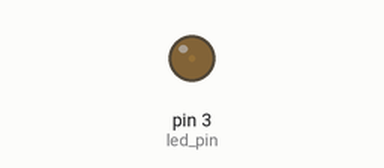
This sketch was run on a simulated Arduino Uno, built with avr-gcc and run on an emulated ATmega328P. Shown: output pins drawn as LEDs (lit = HIGH).

Above: at 0.05 s.
At 1.15 s:
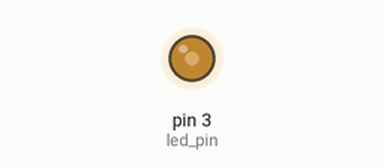
At 2.3 s:
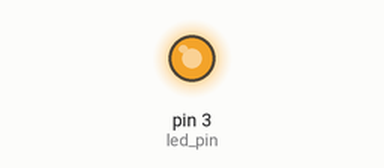
At 4.6 s:
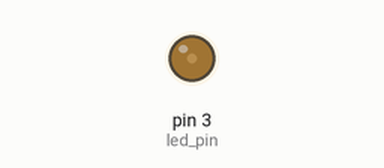
Timing chart, 0 to 6.7 s (numbered marks = the images above):
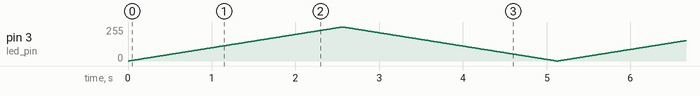

The sketch:

ex1.ino
```cpp
const int led_pin = 3;

void setup() {
}

void loop() {
  flicker1();
  //flicker2();
  //flicker3();
}

void flicker1() {
  int duty;

  for (duty = 0; duty <= 255; duty++) {
    analogWrite(led_pin, duty);
    delay(10);
  }

  for (duty = 255; duty >= 0; duty--) {
    analogWrite(led_pin, duty);
    delay(10);
  }
}

void flicker2() {
  static int duty = 0;
  static boolean state = true;

  analogWrite(led_pin, duty);
  delay(10);

  switch (duty) {
    case 0:
      state = true;
      break;
    case 255:
      state = false;
      break;
  }

  if (state) {
    duty++;
  } else {
    duty--;
  }
}

void flicker3() {
  static int duty = 0;
  static int old_duty = -1;

  analogWrite(led_pin, duty & 0xEF);
  delay(10);

  if (duty == 0 && duty < old_duty) {
    duty = 1;
    old_duty = 0;
  } else if (duty == 255) {
    old_duty = duty;
    duty = 254;
  } else if (duty > old_duty) {
    old_duty = duty;
    duty++;
  } else if (duty < old_duty) {
    old_duty = duty;
    duty--;
  }
}
```
